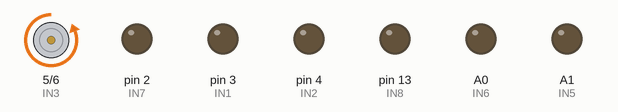
Bench run of a sketch on a simulated Arduino Uno, built with avr-gcc and run on an emulated ATmega328P. Parts: motor-driver pin pairs drawn as motors (green arrow = first pin HIGH = forward, orange = second pin HIGH = backward, longer = more drive), output pins drawn as LEDs (lit = HIGH).

Above: at 0.5 s.
Timing chart, 0 to 4.6 s (numbered marks = the images above):
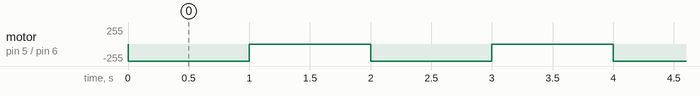

Measured:
- by itself, motor on pin 5 (IN3) / pin 6 (IN4): alternates backward 255/255 for 1.0 s and stopped for 1.0 s

The sketch:

Test_Relay.ino
```cpp
#define D1 11
#define D2 10
#define D3 9
#define D4 8
#define DP 7
#define IN1 3
#define IN2 4
#define IN3 5
#define IN4 6
#define IN5 A1
#define IN6 A0
#define IN7 2
#define IN8 13

void setup() {
  pinMode(D1, INPUT);
  pinMode(D2, INPUT);
  pinMode(D3, INPUT);
  pinMode(D4, INPUT);
  pinMode(DP, INPUT);
  pinMode(IN1, OUTPUT);
  pinMode(IN2, OUTPUT);
  pinMode(IN3, OUTPUT);
  pinMode(IN4, OUTPUT);
  pinMode(IN5, OUTPUT);
  pinMode(IN6, OUTPUT);
  pinMode(IN7, OUTPUT);
  pinMode(IN8, OUTPUT);
  Serial.begin(9600);
}


void loop() {
//    digitalWrite(IN1,HIGH);
//    digitalWrite(IN2,HIGH);
//    digitalWrite(IN3,HIGH);
//    digitalWrite(IN4,HIGH);
//    digitalWrite(IN5,HIGH);
//    digitalWrite(IN6,HIGH);
//    digitalWrite(IN7,HIGH);
//    digitalWrite(IN8,HIGH);
//    delay(1000);
//    digitalWrite(IN1,LOW);
//    digitalWrite(IN2,LOW);
//    digitalWrite(IN3,LOW);
//    digitalWrite(IN4,LOW);
//    digitalWrite(IN5,LOW);
//    digitalWrite(IN6,LOW);
//    digitalWrite(IN7,LOW);
//    digitalWrite(IN8,LOW);
//    delay(1000);
      digitalWrite(IN4, HIGH);
      delay(1000);
      digitalWrite(IN4, LOW);
      delay(1000);

}
```
